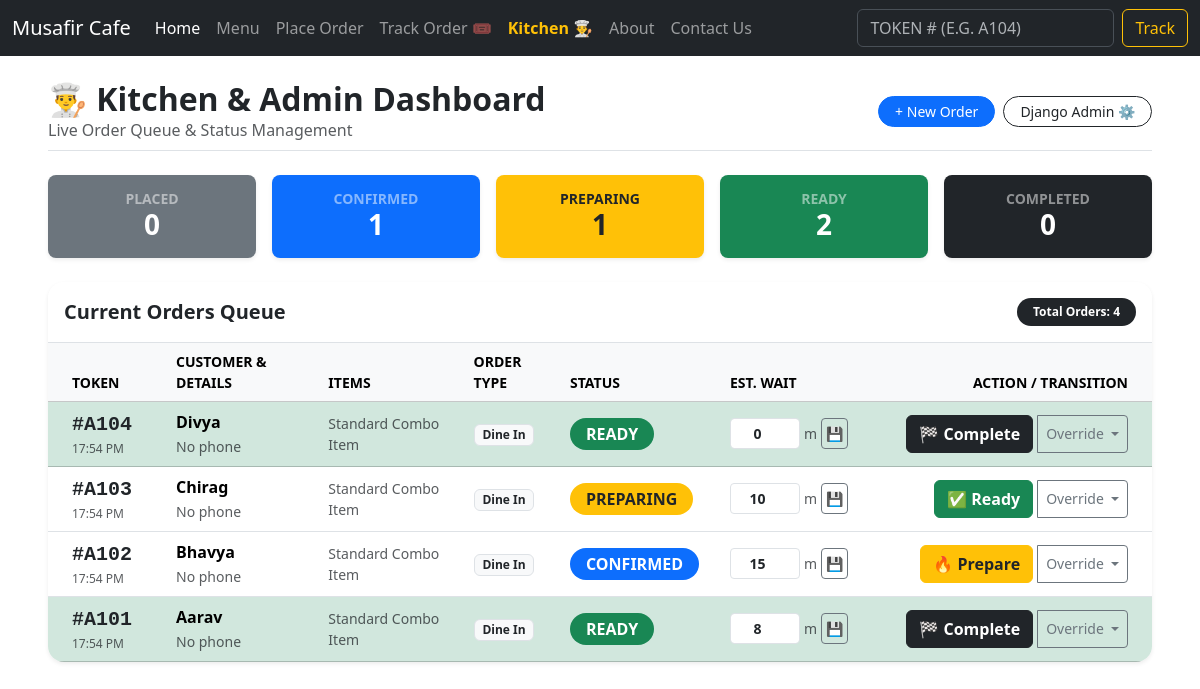
Page /kitchen/ on the earlier database version.
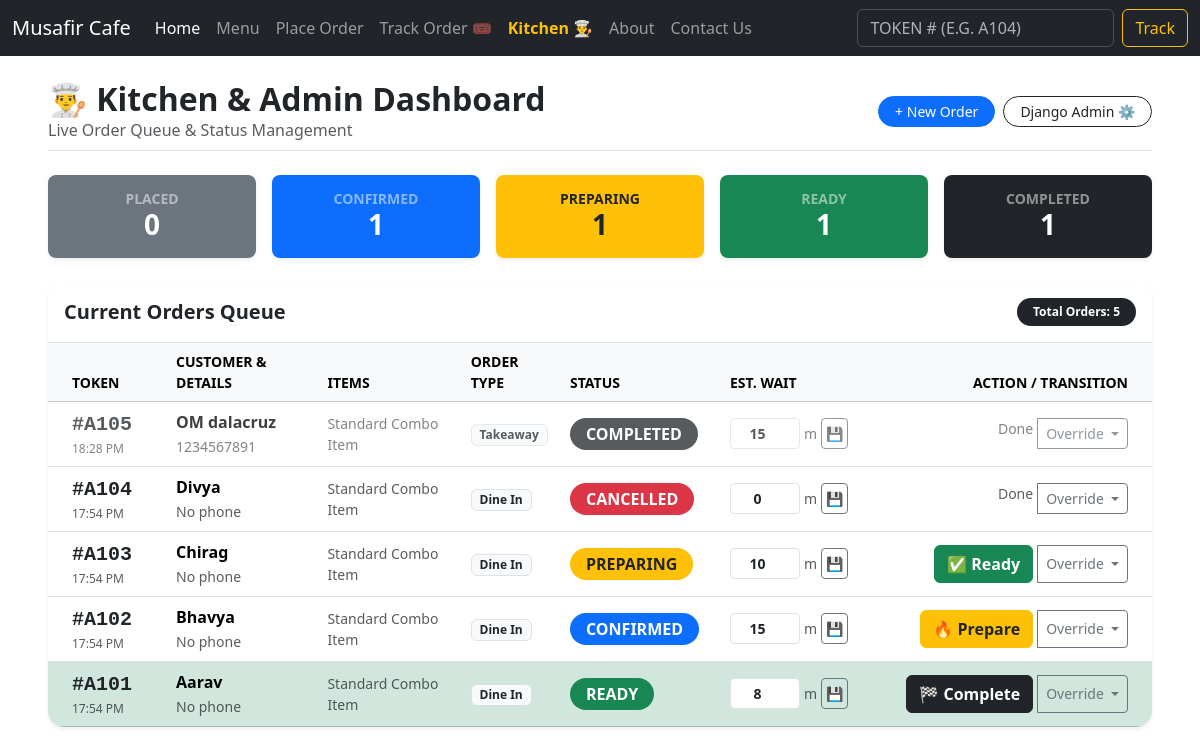
Same page on the later database version.
### main/models.py (models this page shows, shortened)
class Order(models.Model):
    ORDER_TYPE_CHOICES = [
        ('dine_in', 'Dine In'),
        ('takeaway', 'Takeaway'),
        ('delivery', 'Delivery'),
    ]
    PAYMENT_METHOD_CHOICES = [
        ('gpay', 'GPay'),
        ('card', 'Debit/Credit Card'),
        ('cash', 'Cash'),
    ]
    PAYMENT_STATUS_CHOICES = [
        ('pending', 'Pending'),
        ('paid', 'Paid'),
        ('failed', 'Failed'),
    ]
    STATUS_CHOICES = [
        ('placed', 'Placed'),
        ('confirmed', 'Confirmed'),
        ('preparing', 'Preparing'),
        ('ready', 'Ready'),
        ('completed', 'Completed'),
        ('cancelled', 'Cancelled'),
    ]
    customer_name = models.CharField(max_length=150)
    customer_phone = models.CharField(max_length=20)
    customer_email = models.EmailField(blank=True, null=True)
    order_type = models.CharField(max_length=20, choices=ORDER_TYPE_CHOICES, default='dine_in')
    payment_method = models.CharField(max_length=20, choices=PAYMENT_METHOD_CHOICES, default='cash')
    payment_status = models.CharField(max_length=20, choices=PAYMENT_STATUS_CHOICES, default='pending')
    subtotal = models.DecimalField(max_digits=10, decimal_places=2, default=0.00)
    addon_total = models.DecimalField(max_digits=10, decimal_places=2, default=0.00)
    discount = models.DecimalField(max_digits=10, decimal_places=2, default=0.00)
    cod_charge = models.DecimalField(max_digits=10, decimal_places=2, default=0.00)
    total = models.DecimalField(max_digits=10, decimal_places=2, default=0.00)
    status = models.CharField(max_length=20, choices=STATUS_CHOICES, default='placed')
    token_number = models.CharField(max_length=20, unique=True, blank=True, null=True)
    estimated_wait_minutes = models.IntegerField(default=15)
    created_at = models.DateTimeField(auto_now_add=True)

### main/views.py (the view)
# urls.py: path("kitchen/", views.kitchen_dashboard, name="kitchen_dashboard"),
def kitchen_dashboard(request):
    orders = Order.objects.all().order_by('-created_at')
    active_orders = orders.exclude(status__in=['completed', 'cancelled'])
    placed_count = orders.filter(status='placed').count()
    confirmed_count = orders.filter(status='confirmed').count()
    preparing_count = orders.filter(status='preparing').count()
    ready_count = orders.filter(status='ready').count()
    completed_count = orders.filter(status='completed').count()
    return render(request, 'kitchen_dashboard.html', {
        'orders': orders,
        'active_orders': active_orders,
        'placed_count': placed_count,
        'confirmed_count': confirmed_count,
        'preparing_count': preparing_count,
        'ready_count': ready_count,
        'completed_count': completed_count,
        'status_choices': Order.STATUS_CHOICES,
    })

### template/kitchen_dashboard.html (shortened to what the changed rows need)
{% extends 'base.html' %}
{% block body %}
<div class="container-fluid py-4 px-md-5">
    <div class="d-flex flex-wrap justify-content-between align-items-center mb-4 pb-2 border-bottom">
        <div>
            <h2 class="fw-bold m-0 text-dark">👨‍🍳 Kitchen & Admin Dashboard</h2>
        </div>
    </div>
    <div class="row g-3 mb-4">
        <div class="col-6 col-md">
            <div class="card border-0 shadow-sm rounded-3 bg-success text-white">
                <div class="card-body py-3 text-center">
                    <h6 class="text-uppercase small fw-bold text-white-50 m-0">Ready</h6>
                    <h3 class="fw-bolder m-0">{{ ready_count }}</h3>
                </div>
            </div>
        </div>
        <div class="col-6 col-md">
            <div class="card border-0 shadow-sm rounded-3 bg-dark text-white">
                <div class="card-body py-3 text-center">
                    <h6 class="text-uppercase small fw-bold text-white-50 m-0">Completed</h6>
                    <h3 class="fw-bolder m-0">{{ completed_count }}</h3>
                </div>
            </div>
        </div>
    </div>
    <div class="card border-0 shadow-sm rounded-4 overflow-hidden">
        <div class="card-header bg-white py-3 border-bottom d-flex justify-content-between align-items-center">
            <h5 class="fw-bold m-0">Current Orders Queue</h5>
            <span class="badge bg-dark rounded-pill px-3 py-2">Total Orders: {{ orders|length }}</span>
        </div>
        <div class="card-body p-0">
            {% if orders %}
            <div class="table-responsive">
                <table class="table table-hover align-middle mb-0">
                    <thead class="table-light text-uppercase small text-muted">
                        <tr>
                            <th class="ps-4" style="width: 120px;">Token</th>
                            <th>Customer & Details</th>
                            <th>Items</th>
                            <th>Order Type</th>
                            <th style="width: 160px;">Status</th>
                            <th style="width: 150px;">Est. Wait</th>
                            <th class="pe-4 text-end" style="width: 280px;">Action / Transition</th>
                        </tr>
                    </thead>
                    <tbody>
                        {% for order in orders %}
                        <tr class="{% if order.status == 'ready' %}table-success{% elif order.status == 'completed' %}opacity-75{% endif %}">
                            <td class="ps-4">
                                <a href="{% url 'order_tracking' token=order.token_number %}"
                                   class="font-monospace fw-bolder fs-5 text-decoration-none text-dark d-block">
                                    #{{ order.token_number }}
                                </a>
                                <small class="text-muted d-block" style="font-size: 0.75rem;">{{ order.created_at|date:"H:i A" }}</small>
                            </td>
                            <td>
                                <strong class="d-block">{{ order.customer_name }}</strong>
                                <small class="text-muted">{{ order.customer_phone|default:"No phone" }}</small>
                            </td>
                            <td>
                                <ul class="list-unstyled m-0 small">
                                    {% for item in order.items.all %}
                                    <li><span class="badge bg-secondary me-1">{{ item.quantity }}x</span> {{ item.menu_item.name }}</li>
                                    {% empty %}
                                    <li class="text-muted">Standard Combo Item</li>
                                    {% endfor %}
                                </ul>
                            </td>
                            <td>
                                <span class="badge bg-light text-dark border text-capitalize">
                                    {{ order.get_order_type_display }}
                                </span>
                            </td>
                            <td>
                                <span class="badge rounded-pill text-uppercase px-3 py-2 fs-6
                                      {% if order.status == 'placed' %}bg-secondary
                                      {% elif order.status == 'confirmed' %}bg-primary
                                      {% elif order.status == 'preparing' %}bg-warning text-dark
                                      {% elif order.status == 'ready' %}bg-success
                                      {% elif order.status == 'completed' %}bg-dark
                                      {% else %}bg-danger{% endif %}">
                                    {{ order.get_status_display }}
                                </span>
                            </td>
                            <td>
                                <form action="{% url 'update_order_status' token=order.token_number %}" method="POST" class="d-flex align-items-center gap-1">
                                    <input type="number" name="estimated_wait_minutes" value="{{ order.estimated_wait_minutes }}"
                                           class="form-control form-control-sm text-center fw-bold" style="width: 70px;" min="0">
                                    <span class="small text-muted">m</span>
                                    <button type="submit" class="btn btn-sm btn-outline-secondary p-1" title="Save wait time">💾</button>
                                </form>
                            </td>
                            <td class="pe-4 text-end">
                                <div class="btn-group btn-group-sm" role="group">
                                    {% if order.status == 'placed' %}
                                    <form action="{% url 'update_order_status' token=order.token_number %}" method="POST" class="d-inline">
                                        {% csrf_token %}
                                        <input type="hidden" name="status" value="confirmed">
                                        <button type="submit" class="btn btn-primary font-sans-serif fw-bold">
                                            ➡️ Confirm
                                        </button>
                                    </form>
                                    {% elif order.status == 'confirmed' %}
                                    <form action="{% url 'update_order_status' token=order.token_number %}" method="POST" class="d-inline">
                                        <button type="submit" class="btn btn-warning text-dark font-sans-serif fw-bold">
                                            🔥 Prepare
                                        </button>
                                    </form>
                                    {% elif order.status == 'preparing' %}
                                    <form action="{% url 'update_order_status' token=order.token_number %}" method="POST" class="d-inline">
                                        <button type="submit" class="btn btn-success font-sans-serif fw-bold">
                                            ✅ Ready
                                        </button>
                                    </form>
                                    {% elif order.status == 'ready' %}
                                    <form action="{% url 'update_order_status' token=order.token_number %}" method="POST" class="d-inline">
                                        <button type="submit" class="btn btn-dark font-sans-serif fw-bold">
                                            🏁 Complete
                                        </button>
                                    </form>
                                    {% else %}
                                    <span class="text-muted small">Done</span>
                                    {% endif %}
                                    <button class="btn btn-outline-secondary dropdown-toggle ms-1" type="button" data-bs-toggle="dropdown" aria-expanded="false">
                                        Override
                                    </button>
                                </div>
                            </td>
                        </tr>
                        {% endfor %}
                    </tbody>
                </table>
            </div>
            {% else %}
            <div class="text-center py-5">
                <h5 class="text-muted">No orders in queue right now.</h5>
                <a href="{% url 'place_order' %}" class="btn btn-sm btn-outline-primary mt-2">Place Test Order</a>
            </div>
            {% endif %}
        </div>
    </div>
</div>
{% endblock body %}

Differences in the rows shown:
added Order: token_number "A105", created_at "18:28 PM", customer_name "OM dalacruz", customer_phone "1234567891", order_type "Takeaway", status "COMPLETED", estimated_wait_minutes "15", shows "Done"
changed Order "Divya": status "READY" → "CANCELLED"; status "🏁 Complete" → "Done"
Other differences:
{{ ready_count }}: "2" → "1"
{{ completed_count }}: "0" → "1"
{{ orders|length }}: "4" → "5"
